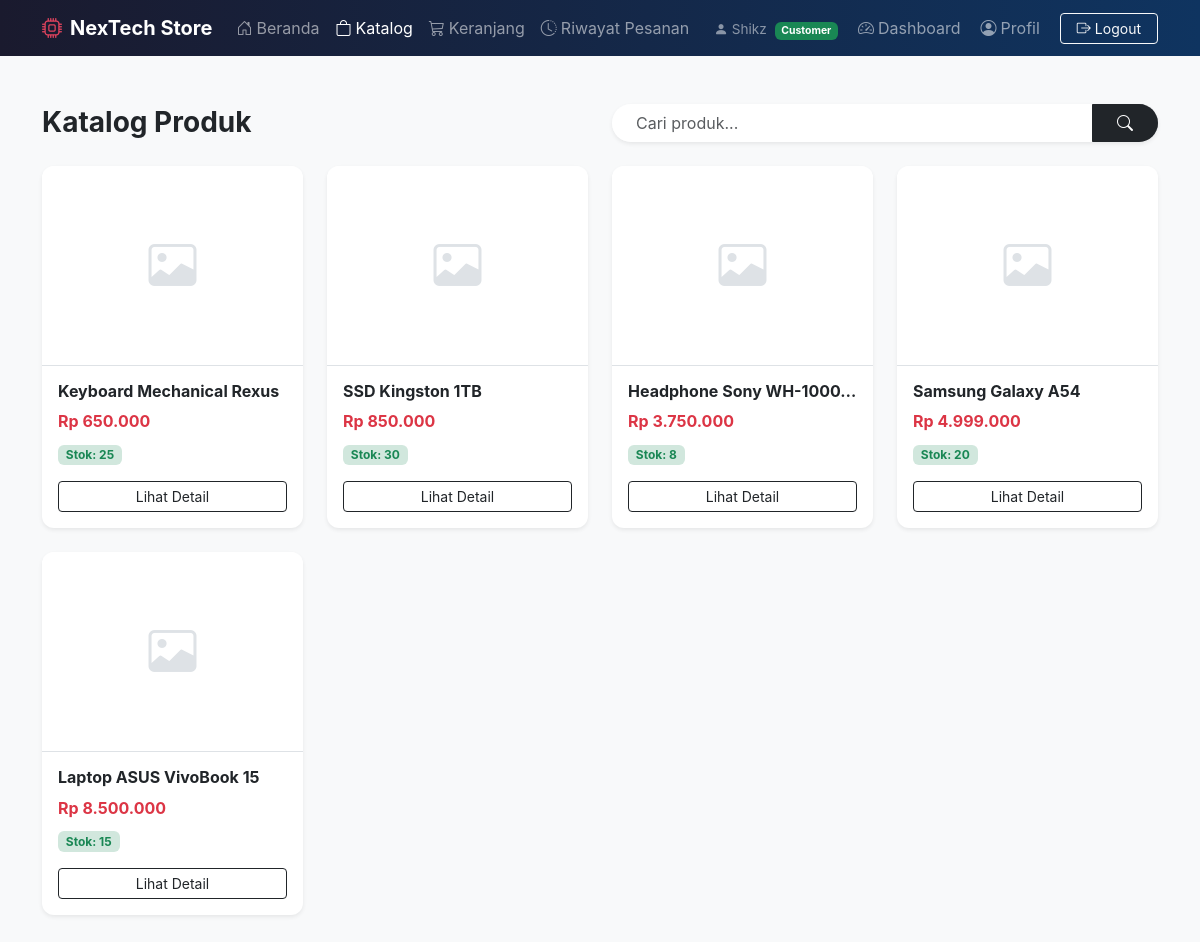
Screenshot of /app/views/customer/catalog.php (signed in) with the database file from the repository.
### tables this page shows
CREATE TABLE `products` (
  `id` int(11) NOT NULL,
  `nama` varchar(200) NOT NULL,
  `kategori` varchar(100) DEFAULT NULL,
  `harga` decimal(15,2) NOT NULL DEFAULT 0.00,
  `stok` int(11) NOT NULL DEFAULT 0,
  `deskripsi` text DEFAULT NULL,
  `gambar` varchar(255) DEFAULT 'default.jpg',
  `created_at` timestamp NOT NULL DEFAULT current_timestamp(),
  `updated_at` timestamp NOT NULL DEFAULT current_timestamp() ON UPDATE current_timestamp()
);

### app/core/Database.php (called while the page is built, shortened)
<?php
class Database
{
    private $host = "localhost";
    private $dbname = "nextech_store";
    private $username = "root";
    private $password = "";
    public function __construct()
    {
        try {
            $this->conn = new PDO(
                "mysql:host={$this->host};dbname={$this->dbname};charset=utf8",
                $this->username,
                $this->password
            );
        } catch (PDOException $e) {
            die("Koneksi database gagal : " . $e->getMessage());
        }
    }
}

### app/models/ProductModel.php (called while the page is built, shortened)
<?php
class ProductModel extends Model
{
    public function getAllProducts($search = '', $limit = null, $offset = 0)
    {
        $db = $this->getConnection();
        $sql = "SELECT * FROM products";
        $params = [];
        $sql .= " ORDER BY id DESC";
        if ($limit !== null) {
            $sql .= " LIMIT ? OFFSET ?";
            $stmt = $db->prepare($sql);
            $i = 1;
            foreach ($params as $param) {
                $stmt->bindValue($i++, $param, PDO::PARAM_STR);
            }
            $stmt->bindValue($i++, (int)$limit, PDO::PARAM_INT);
            $stmt->bindValue($i++, (int)$offset, PDO::PARAM_INT);
            $stmt->execute();
            return $stmt->fetchAll(PDO::FETCH_ASSOC);
        } else {
            $stmt = $db->prepare($sql);
            $stmt->execute($params);
            return $stmt->fetchAll(PDO::FETCH_ASSOC);
        }
    }
}

### app/controllers/CustomerController.php (called while the page is built, shortened)
<?php
require_once __DIR__ . '/../models/ProductModel.php';
class CustomerController extends Controller
{
    private $productModel;
    public function __construct()
    {
        $this->productModel = new ProductModel();
    }
    public function catalog()
    {
        $search = isset($_GET['search']) ? trim($_GET['search']) : '';
        $products = $this->productModel->getAllProducts($search);
        return [
            'products' => $products,
            'search' => $search
        ];
    }
}

### app/views/customer/catalog.php (the view, shortened to what this page needs)
<?php
require_once '../../controllers/CustomerController.php';
$controller = new CustomerController();
$viewData = $controller->catalog();
$products = $viewData['products'];
$search = $viewData['search'];
?>
<!DOCTYPE html>
<html lang="id">
<head>
    <link href="https://cdn.jsdelivr.net/npm/bootstrap@5.3.3/dist/css/bootstrap.min.css" rel="stylesheet">
    <link rel="stylesheet" href="https://cdn.jsdelivr.net/npm/bootstrap-icons@1.11.3/font/bootstrap-icons.min.css">
</head>
<body>
    <?php require_once "../layout/navbar.php"; ?>
    <div class="container py-5">
        <div class="row mb-4 align-items-center">
            <div class="col-md-6">
                <h3 class="fw-bold mb-0">Katalog Produk</h3>
            </div>
            <div class="col-md-6 mt-3 mt-md-0">
                <form action="catalog.php" method="GET" class="d-flex">
                    <div class="input-group shadow-sm rounded-pill overflow-hidden">
                        <input type="text" name="search" class="form-control border-0 px-4" placeholder="Cari produk..." value="<?= htmlspecialchars($search) ?>">
                        <button class="btn btn-dark px-4" type="submit"><i class="bi bi-search"></i></button>
                    </div>
                </form>
            </div>
        </div>
        <div class="row g-4">
            <?php if (empty($products)): ?>
                <div class="col-12 text-center py-5">
                    <i class="bi bi-box-seam display-1 text-muted mb-3 d-block"></i>
                    <h5 class="text-muted">Tidak ada produk yang ditemukan.</h5>
                </div>
            <?php else: ?>
                <?php foreach ($products as $product): ?>
                    <div class="col-md-3">
                        <div class="card product-card shadow-sm">
                            <div class="product-img-wrapper border-bottom">
                                <?php if (!empty($product['gambar']) && file_exists(__DIR__ . '/../../../public/uploads/' . $product['gambar'])): ?>
                                    <img src="../../../public/uploads/<?= htmlspecialchars($product['gambar']) ?>" alt="<?= htmlspecialchars($product['nama']) ?>" class="product-img">
                                <?php else: ?>
                                    <i class="bi bi-image placeholder-img"></i>
                                <?php endif; ?>
                            </div>
                            <div class="card-body d-flex flex-column">
                                <h6 class="card-title fw-bold text-truncate" title="<?= htmlspecialchars($product['nama']) ?>"><?= htmlspecialchars($product['nama']) ?></h6>
                                <p class="text-danger fw-bold mb-2">Rp <?= number_format($product['harga'], 0, ',', '.') ?></p>
                                <div class="mb-3">
                                    <?php if ($product['stok'] > 0): ?>
                                        <span class="badge bg-success-subtle text-success">Stok: <?= $product['stok'] ?></span>
                                    <?php else: ?>
                                        <span class="badge bg-danger-subtle text-danger">Habis</span>
                                    <?php endif; ?>
                                </div>
                                <a href="detail.php?id=<?= $product['id'] ?>" class="btn btn-outline-dark w-100 mt-auto btn-sm">Lihat Detail</a>
                            </div>
                        </div>
                    </div>
                <?php endforeach; ?>
            <?php endif; ?>
        </div>
    </div>
</body>
</html>

### app/views/customer/catalog.php (style rules this page uses)
body { background-color: #f8f9fa; font-family: 'Inter', sans-serif; }
.product-card { border: none; border-radius: 12px; transition: transform 0.2s, box-shadow 0.2s; height: 100%; }
.product-img-wrapper { height: 200px; display: flex; align-items: center; justify-content: center; background: #fff; border-top-left-radius: 12px; border-top-right-radius: 12px; padding: 15px; }
.placeholder-img { font-size: 3rem; color: #dee2e6; }

### rows the page displays
products: nama "Keyboard Mechanical Rexus", harga "650.000", stok "25"
products: nama "SSD Kingston 1TB", harga "850.000", stok "30"
products: nama "Headphone Sony WH-1000…", harga "3.750.000", stok "8"
products: nama "Samsung Galaxy A54", harga "4.999.000", stok "20"
products: nama "Laptop ASUS VivoBook 15", harga "8.500.000", stok "15"

### other values shown
$_SESSION['nama'] "Shikz"
$_SESSION['role'] "Customer"
